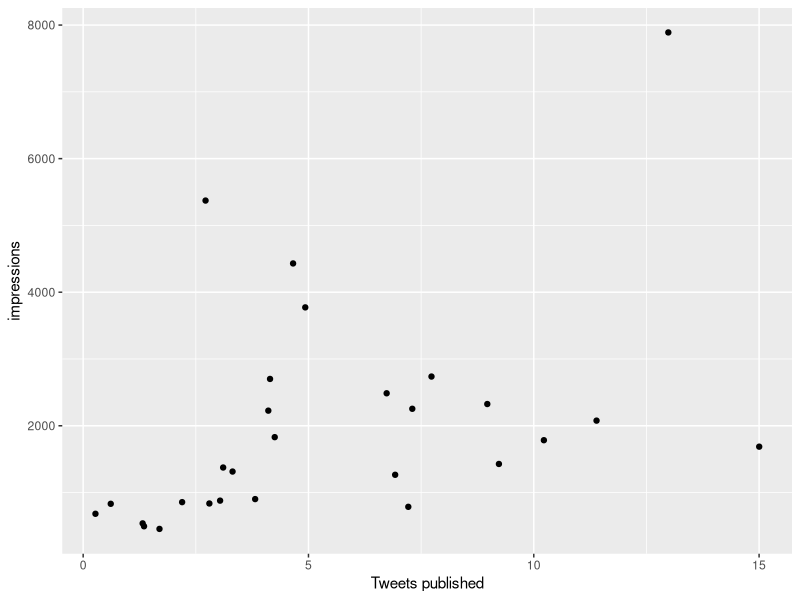
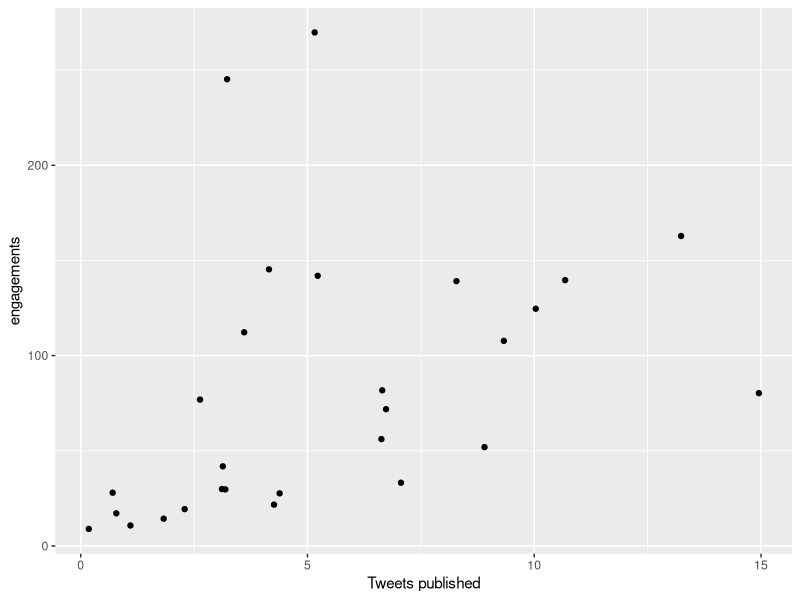
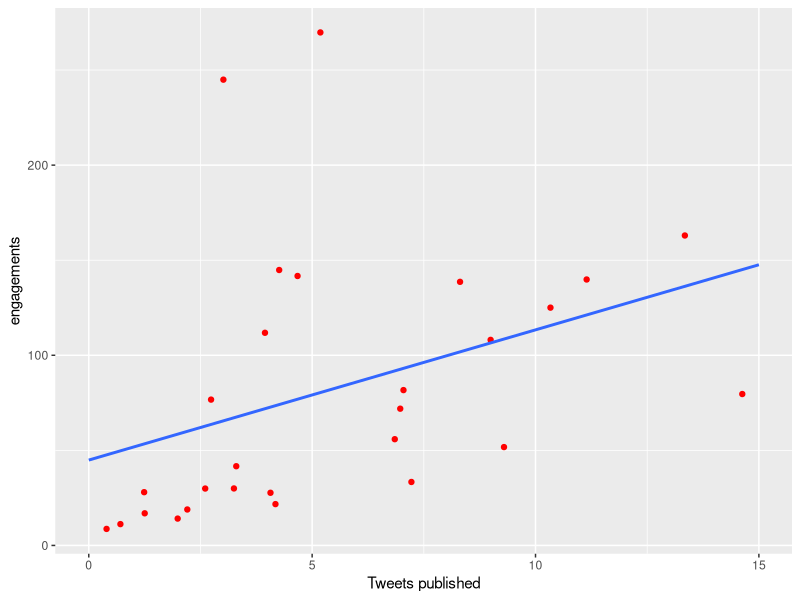
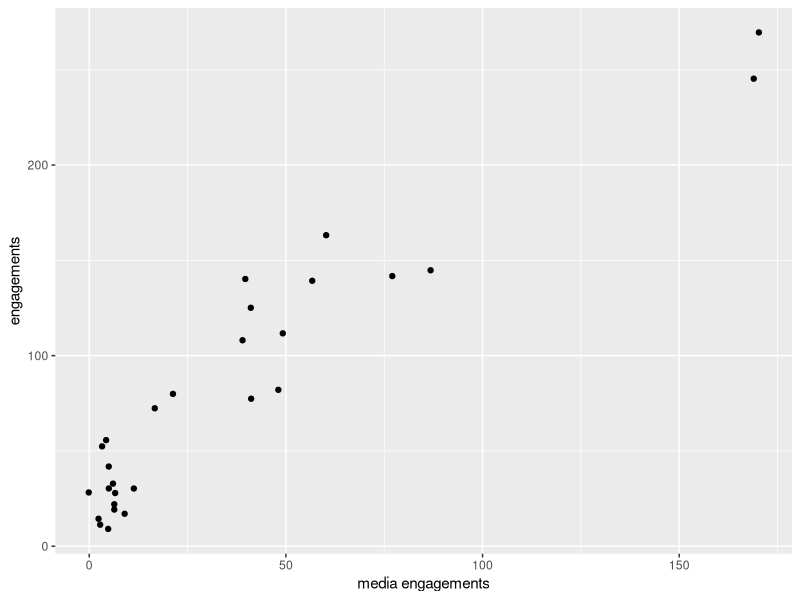
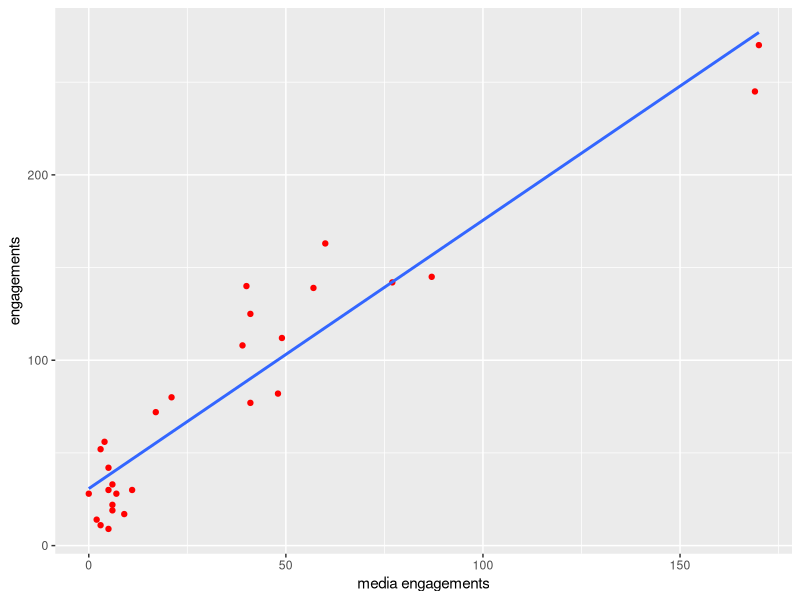
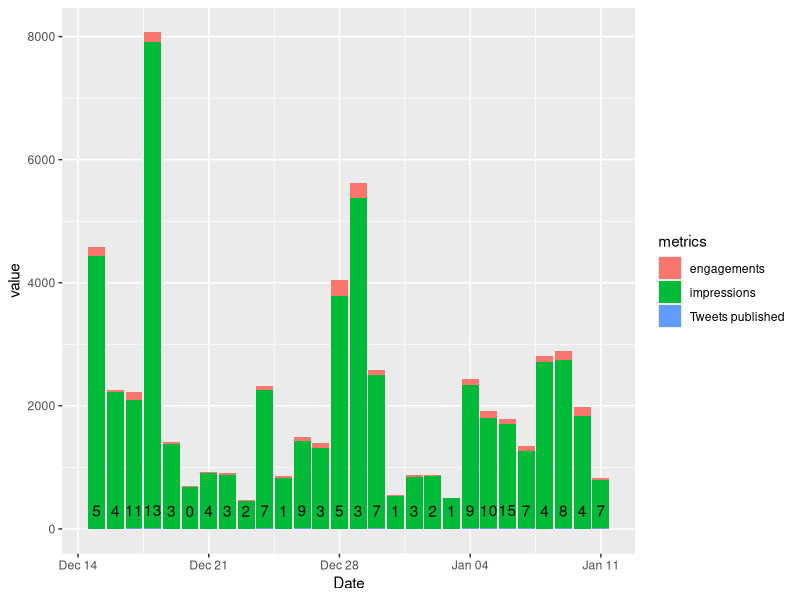

The R source for these figures, in order:
library(tidyverse)
library(lubridate)

# load data
df <- read_csv("daily_tweet_metrics_20201215_20210112_en.csv")

# relation published and impressions
df %>%
    ggplot(aes(x = `Tweets published`, y = impressions)) +
    geom_point(position = 'jitter') 

# relation published and engagement
df %>%
    ggplot(aes(x = `Tweets published`, y = engagements)) +
    geom_point(position = 'jitter')

df %>%
    ggplot(aes(x = `Tweets published`, y = engagements)) +
    geom_point(color = 'red', position = 'jitter') +
    geom_smooth(method = 'lm', se = FALSE)

# relation engagement and media engagement
df %>%
    ggplot() +
    geom_point(aes(x = `media engagements`, y = engagements), position = 'jitter') 

df %>%
    ggplot(aes(x = `media engagements`, y = engagements)) +
    geom_point(color = 'red') +
    geom_smooth(method = 'lm', se = FALSE)

# pivot_longer for published, impressions, engagement
df %>%
    select(1:4) %>%
    pivot_longer(cols = 2:4, names_to = 'metrics') %>%
    ggplot(aes(x = Date, y = value, fill = metrics)) +
    geom_bar(stat = 'identity', position = 'stack') +
    # geom_text represents Tweets published only
    geom_text(aes(label = ifelse(metrics=='Tweets published', value, '')), vjust = -1)
